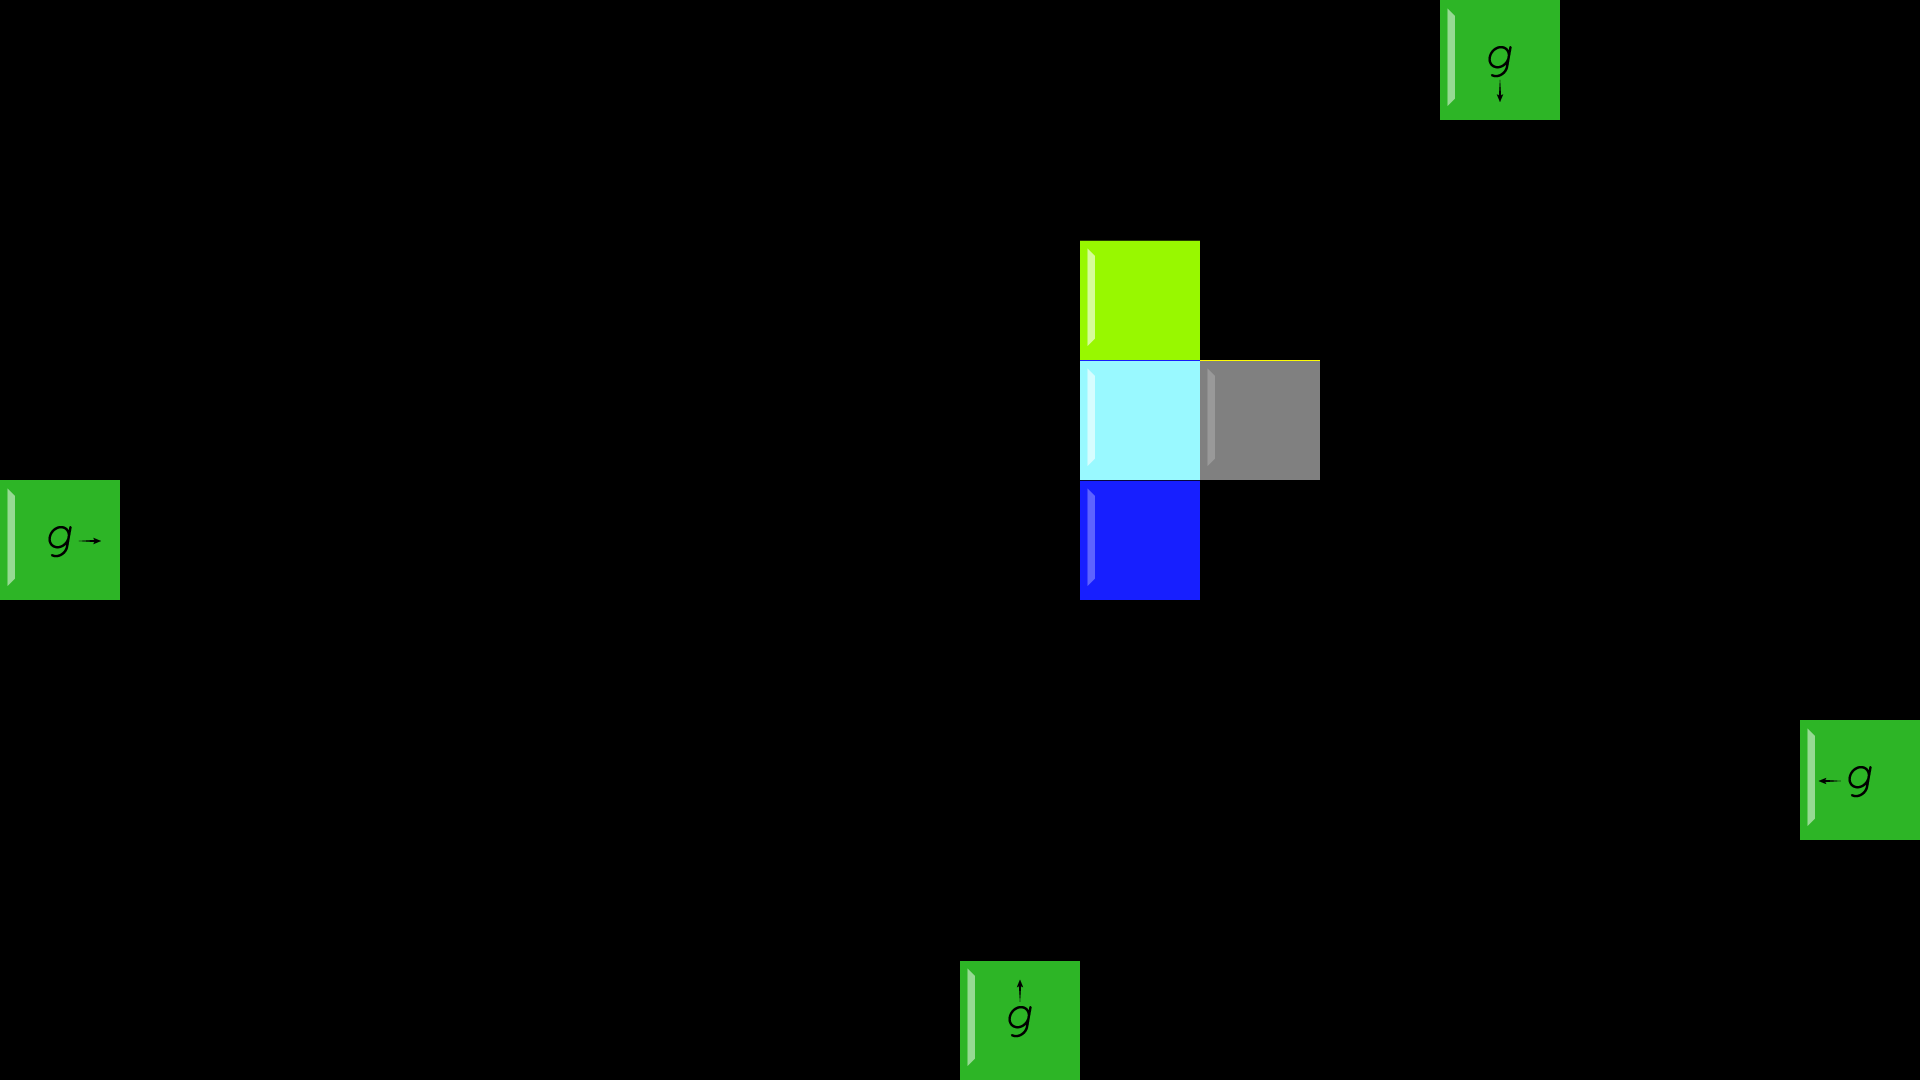

Rendered tile map (Tiled .tmx) drawn with the repository's tilesets; below, a short description and the map source with its tile grids summarised:
An orthogonal 16x9 tile map with 120x120 px tiles, 1 tile layer (Tile Layer 1) and 8 objects.

<map version="1.0" orientation="orthogonal" renderorder="right-down" width="16" height="9" tilewidth="120" tileheight="120" nextobjectid="33">
 <tileset firstgid="1" name="tilemap" tilewidth="120" tileheight="120" tilecount="20">
  <image source="../art/tilemap.png" width="480" height="601" />
  <tile id="0">
   <objectgroup draworder="index" />
  </tile>
  <tile id="1">
   <objectgroup draworder="index" />
  </tile>
 </tileset>
 <layer name="Tile Layer 1" width="16" height="9">
  <data>[144 cells, 8 non-empty, 8 distinct tile ids]</data>
 </layer>
 <objectgroup name="blue">
  <object id="27" x="1080" y="480" width="120" height="120" />
 </objectgroup>
 <objectgroup name="green">
  <object id="29" x="1080" y="240" width="120" height="120" />
 </objectgroup>
 <objectgroup name="cyan">
  <object id="28" x="1080" y="360" width="120" height="120" />
 </objectgroup>
 <objectgroup name="gravityDown">
  <object id="30" x="1440" y="0" width="120" height="120" />
 </objectgroup>
 <objectgroup name="gravityUp">
  <object id="26" x="960" y="960" width="120" height="120" />
 </objectgroup>
 <objectgroup name="gravityLeft">
  <object id="32" x="0" y="480" width="120" height="120" />
 </objectgroup>
 <objectgroup name="gravityRight">
  <object id="31" x="1800" y="720" width="120" height="120" />
 </objectgroup>
 <objectgroup name="goal">
  <object id="24" x="1200" y="360" width="120" height="120" />
 </objectgroup>
</map>
